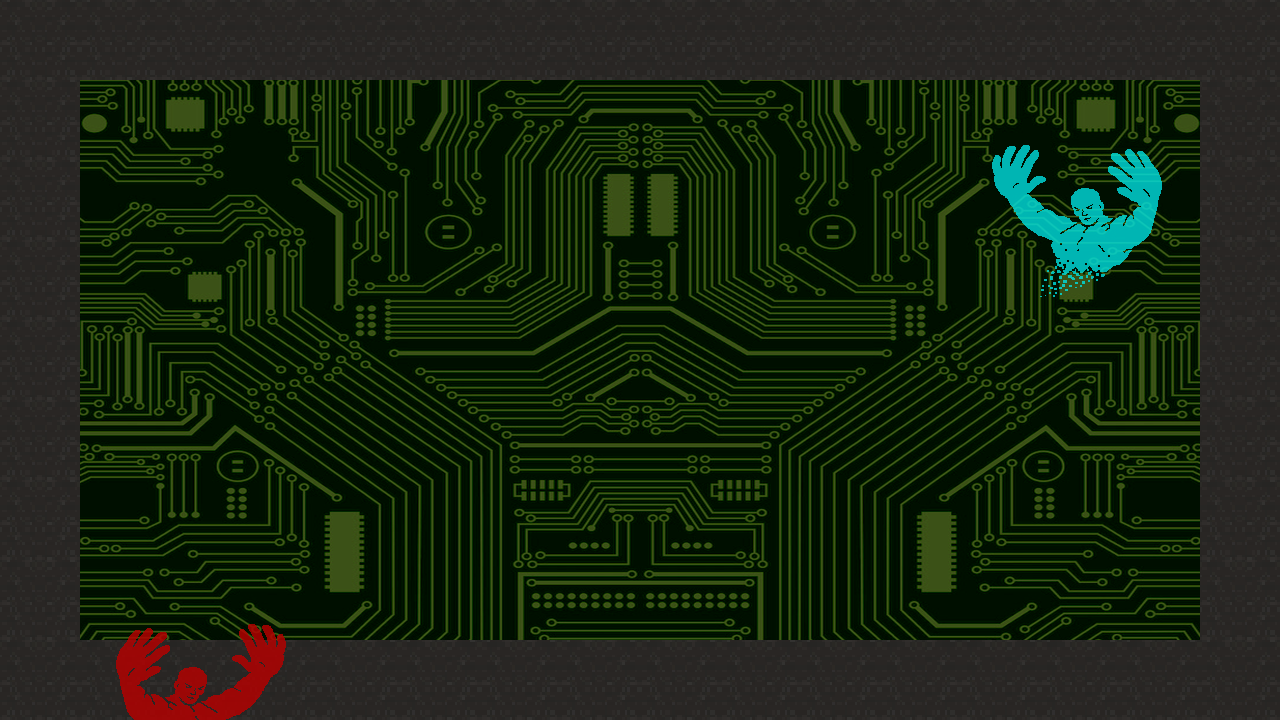

This is a level from a 2D game, rendered from its Tiled map with the project's own tilesets. A one-line summary and the map file follow, with tile-layer data summarised:
An orthogonal 16x9 tile map with 80x80 px tiles, 1 tile layer (ground), 5 image layers and 18 objects (2x enemy-spawner).

<map version="1.10" tiledversion="1.10.1" orientation="orthogonal" renderorder="right-down" width="16" height="9" tilewidth="80" tileheight="80" infinite="0" nextlayerid="10" nextobjectid="71">
 <tileset firstgid="1" source="tileset80x80.tsx" />
 <imagelayer id="4" name="background" offsetx="80" offsety="80">
  <image source="floor-pcb_00.png" width="1120" height="560" />
 </imagelayer>
 <layer id="1" name="ground" width="16" height="9">
  <data>[144 cells, 46 non-empty, 1 distinct tile ids]</data>
 </layer>
 <imagelayer id="6" name="GG Green" opacity="0.8" offsetx="958.591" offsety="799.804">
  <image source="game-genie-green-left.png" width="200" height="200" />
 </imagelayer>
 <imagelayer id="8" name="GG Cyan" opacity="0.8" offsetx="980" offsety="100">
  <image source="game-genie-cyan-left.png" width="200" height="200" />
 </imagelayer>
 <imagelayer id="7" name="GG Yellow" opacity="0.8" offsetx="10.0803" offsety="883.586">
  <image source="game-genie-yellow.png" width="200" height="200" />
 </imagelayer>
 <imagelayer id="5" name="GG Red" opacity="0.8" offsetx="98.8153" offsety="579.784">
  <image source="game-genie-red.png" width="200" height="200" />
 </imagelayer>
 <objectgroup id="2" name="collision">
  <object id="9" x="80" y="80">
   <polyline points="0,0 1120,0" />
  </object>
  <object id="10" x="1200" y="80">
   <polyline points="0,0 0,560" />
  </object>
  <object id="11" x="1200" y="640">
   <polyline points="0,0 -1120,0" />
  </object>
  <object id="12" x="80" y="640">
   <polyline points="0,0 0,-560" />
  </object>
 </objectgroup>
 <objectgroup id="3" name="objects">
  <object id="37" template="peg.tx" x="110" y="108" />
  <object id="39" template="peg.tx" x="870" y="362" />
  <object id="41" template="peg.tx" x="371" y="368.667" width="20" height="20.3333" />
  <object id="42" template="peg.tx" x="109" y="592" />
  <object id="43" template="peg.tx" x="1153.17" y="111.12" />
  <object id="47" template="peg.tx" x="630" y="112" />
  <object id="59" template="peg.tx" x="630" y="589" />
  <object id="49" template="peg.tx" x="1151" y="593" />
  <object id="54" x="160" y="560" width="80" height="80">
   <properties>
    <property name="color" value="red" />
    <property name="type" value="goal" />
   </properties>
  </object>
  <object id="57" x="1040" y="80" width="80" height="80">
   <properties>
    <property name="color" value="cyan" />
    <property name="type" value="goal" />
   </properties>
  </object>
  <object id="65" template="cargo-spawner.tx" x="320" y="80" />
  <object id="66" template="cargo-spawner.tx" x="880" y="560" />
  <object id="68" name="enemy-spawner" x="120" y="360" width="80" height="80">
   <properties>
    <property name="enemy" value="attract" />
    <property name="type" value="enemy-spawner" />
   </properties>
  </object>
  <object id="69" name="enemy-spawner" x="1080" y="360" width="80" height="80">
   <properties>
    <property name="enemy" value="repulse" />
    <property name="type" value="enemy-spawner" />
   </properties>
  </object>
 </objectgroup>
</map>
